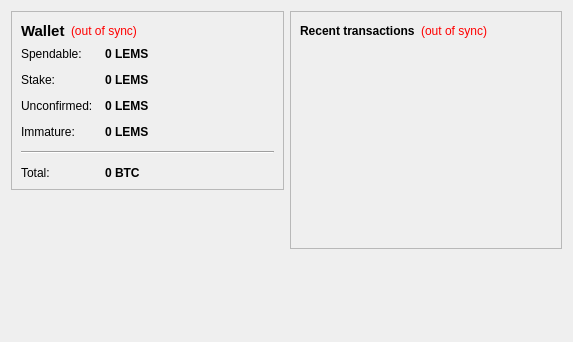
<?xml version="1.0" encoding="UTF-8"?>
<ui version="4.0">
 <class>OverviewPage</class>
 <widget class="QWidget" name="OverviewPage">
  <property name="geometry">
   <rect>
    <x>0</x>
    <y>0</y>
    <width>573</width>
    <height>342</height>
   </rect>
  </property>
  <property name="windowTitle">
   <string>Form</string>
  </property>
  <layout class="QHBoxLayout" name="horizontalLayout" stretch="1,1">
   <item>
    <layout class="QVBoxLayout" name="verticalLayout_2">
     <item>
      <widget class="QFrame" name="frame">
       <property name="frameShape">
        <enum>QFrame::StyledPanel</enum>
       </property>
       <property name="frameShadow">
        <enum>QFrame::Raised</enum>
       </property>
       <layout class="QVBoxLayout" name="verticalLayout_4">
        <item>
         <layout class="QHBoxLayout" name="horizontalLayout_4">
          <item>
           <widget class="QLabel" name="label_5">
            <property name="font">
             <font>
              <pointsize>11</pointsize>
              <weight>75</weight>
              <bold>true</bold>
             </font>
            </property>
            <property name="text">
             <string>Wallet</string>
            </property>
           </widget>
          </item>
          <item>
           <widget class="QLabel" name="labelWalletStatus">
            <property name="toolTip">
             <string>The displayed information may be out of date. Your wallet automatically synchronizes with the LemmingsCoin network after a connection is established, but this process has not completed yet.</string>
            </property>
            <property name="styleSheet">
             <string notr="true">QLabel { color: red; }</string>
            </property>
            <property name="text">
             <string notr="true">(out of sync)</string>
            </property>
            <property name="alignment">
             <set>Qt::AlignLeading|Qt::AlignLeft|Qt::AlignVCenter</set>
            </property>
           </widget>
          </item>
          <item>
           <spacer name="horizontalSpacer_2">
            <property name="orientation">
             <enum>Qt::Horizontal</enum>
            </property>
            <property name="sizeHint" stdset="0">
             <size>
              <width>40</width>
              <height>20</height>
             </size>
            </property>
           </spacer>
          </item>
         </layout>
        </item>
        <item>
         <layout class="QFormLayout" name="formLayout_2">
          <property name="fieldGrowthPolicy">
           <enum>QFormLayout::AllNonFixedFieldsGrow</enum>
          </property>
          <property name="horizontalSpacing">
           <number>12</number>
          </property>
          <property name="verticalSpacing">
           <number>12</number>
          </property>
          <item row="0" column="0">
           <widget class="QLabel" name="label">
            <property name="text">
             <string>Spendable:</string>
            </property>
           </widget>
          </item>
          <item row="0" column="1">
           <widget class="QLabel" name="labelBalance">
            <property name="font">
             <font>
              <weight>75</weight>
              <bold>true</bold>
             </font>
            </property>
            <property name="cursor">
             <cursorShape>IBeamCursor</cursorShape>
            </property>
            <property name="toolTip">
             <string>Your current spendable balance</string>
            </property>
            <property name="text">
             <string notr="true">0 LEMS</string>
            </property>
            <property name="textInteractionFlags">
             <set>Qt::LinksAccessibleByMouse|Qt::TextSelectableByKeyboard|Qt::TextSelectableByMouse</set>
            </property>
           </widget>
          </item>
          <item row="1" column="0">
           <widget class="QLabel" name="label_6">
            <property name="text">
             <string>Stake:</string>
            </property>
           </widget>
          </item>
          <item row="1" column="1">
           <widget class="QLabel" name="labelStake">
            <property name="font">
             <font>
              <weight>75</weight>
              <bold>true</bold>
             </font>
            </property>
            <property name="cursor">
             <cursorShape>IBeamCursor</cursorShape>
            </property>
            <property name="toolTip">
             <string>Total of coins that was staked, and do not yet count toward the current balance</string>
            </property>
            <property name="text">
             <string notr="true">0 LEMS</string>
            </property>
            <property name="textInteractionFlags">
             <set>Qt::LinksAccessibleByMouse|Qt::TextSelectableByKeyboard|Qt::TextSelectableByMouse</set>
            </property>
           </widget>
          </item>
          <item row="2" column="0">
           <widget class="QLabel" name="label_3">
            <property name="text">
             <string>Unconfirmed:</string>
            </property>
           </widget>
          </item>
          <item row="2" column="1">
           <widget class="QLabel" name="labelUnconfirmed">
            <property name="font">
             <font>
              <weight>75</weight>
              <bold>true</bold>
             </font>
            </property>
            <property name="cursor">
             <cursorShape>IBeamCursor</cursorShape>
            </property>
            <property name="toolTip">
             <string>Total of transactions that have yet to be confirmed, and do not yet count toward the current balance</string>
            </property>
            <property name="text">
             <string notr="true">0 LEMS</string>
            </property>
            <property name="textInteractionFlags">
             <set>Qt::LinksAccessibleByMouse|Qt::TextSelectableByKeyboard|Qt::TextSelectableByMouse</set>
            </property>
           </widget>
          </item>
          <item row="3" column="0">
           <widget class="QLabel" name="labelImmatureText">
            <property name="text">
             <string>Immature:</string>
            </property>
           </widget>
          </item>
          <item row="3" column="1">
           <widget class="QLabel" name="labelImmature">
            <property name="font">
             <font>
              <weight>75</weight>
              <bold>true</bold>
             </font>
            </property>
            <property name="toolTip">
             <string>Mined balance that has not yet matured</string>
            </property>
            <property name="text">
             <string notr="true">0 LEMS</string>
            </property>
            <property name="textInteractionFlags">
             <set>Qt::LinksAccessibleByMouse|Qt::TextSelectableByKeyboard|Qt::TextSelectableByMouse</set>
            </property>
           </widget>
          </item>
          <item row="4" column="0" colspan="2">
           <widget class="Line" name="line">
            <property name="orientation">
             <enum>Qt::Horizontal</enum>
            </property>
           </widget>
          </item>
          <item row="5" column="0">
           <widget class="QLabel" name="labelTotalText">
            <property name="text">
             <string>Total:</string>
            </property>
           </widget>
          </item>
          <item row="5" column="1">
           <widget class="QLabel" name="labelTotal">
            <property name="font">
             <font>
              <weight>75</weight>
              <bold>true</bold>
             </font>
            </property>
            <property name="cursor">
             <cursorShape>IBeamCursor</cursorShape>
            </property>
            <property name="toolTip">
             <string>Your current total balance</string>
            </property>
            <property name="text">
             <string notr="true">0 BTC</string>
            </property>
            <property name="textInteractionFlags">
             <set>Qt::LinksAccessibleByMouse|Qt::TextSelectableByKeyboard|Qt::TextSelectableByMouse</set>
            </property>
           </widget>
          </item>
         </layout>
        </item>
       </layout>
      </widget>
     </item>
     <item>
      <spacer name="verticalSpacer">
       <property name="orientation">
        <enum>Qt::Vertical</enum>
       </property>
       <property name="sizeHint" stdset="0">
        <size>
         <width>20</width>
         <height>40</height>
        </size>
       </property>
      </spacer>
     </item>
    </layout>
   </item>
   <item>
    <layout class="QVBoxLayout" name="verticalLayout_3">
     <item>
      <widget class="QFrame" name="frame_2">
       <property name="frameShape">
        <enum>QFrame::StyledPanel</enum>
       </property>
       <property name="frameShadow">
        <enum>QFrame::Raised</enum>
       </property>
       <layout class="QVBoxLayout" name="verticalLayout">
        <item>
         <layout class="QHBoxLayout" name="horizontalLayout_2">
          <item>
           <widget class="QLabel" name="label_4">
            <property name="text">
             <string>&lt;b&gt;Recent transactions&lt;/b&gt;</string>
            </property>
           </widget>
          </item>
          <item>
           <widget class="QLabel" name="labelTransactionsStatus">
            <property name="toolTip">
             <string>The displayed information may be out of date. Your wallet automatically synchronizes with the LemmingsCoin network after a connection is established, but this process has not completed yet.</string>
            </property>
            <property name="styleSheet">
             <string notr="true">QLabel { color: red; }</string>
            </property>
            <property name="text">
             <string notr="true">(out of sync)</string>
            </property>
            <property name="alignment">
             <set>Qt::AlignRight|Qt::AlignTrailing|Qt::AlignVCenter</set>
            </property>
           </widget>
          </item>
          <item>
           <spacer name="horizontalSpacer">
            <property name="orientation">
             <enum>Qt::Horizontal</enum>
            </property>
            <property name="sizeHint" stdset="0">
             <size>
              <width>40</width>
              <height>20</height>
             </size>
            </property>
           </spacer>
          </item>
         </layout>
        </item>
        <item>
         <widget class="QListView" name="listTransactions">
          <property name="styleSheet">
           <string notr="true">QListView { background: transparent; }</string>
          </property>
          <property name="frameShape">
           <enum>QFrame::NoFrame</enum>
          </property>
          <property name="verticalScrollBarPolicy">
           <enum>Qt::ScrollBarAlwaysOff</enum>
          </property>
          <property name="horizontalScrollBarPolicy">
           <enum>Qt::ScrollBarAlwaysOff</enum>
          </property>
          <property name="selectionMode">
           <enum>QAbstractItemView::NoSelection</enum>
          </property>
         </widget>
        </item>
       </layout>
      </widget>
     </item>
     <item>
      <spacer name="verticalSpacer_2">
       <property name="orientation">
        <enum>Qt::Vertical</enum>
       </property>
       <property name="sizeHint" stdset="0">
        <size>
         <width>20</width>
         <height>40</height>
        </size>
       </property>
      </spacer>
     </item>
    </layout>
   </item>
  </layout>
 </widget>
 <resources/>
 <connections/>
</ui>
